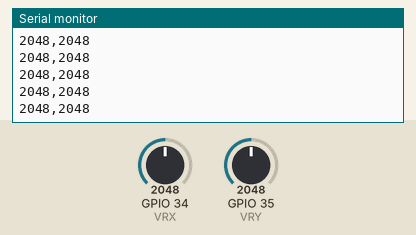
Recording of a sketch running on a simulated ESP32. On the bench: the last lines printed to the serial monitor. Inputs (shaded band) come from the test bench; at power-on: GPIO 34 (VRX) = 2048, GPIO 35 (VRY) = 2048.

Above: at 1.2 s.
1.3 s: GPIO 34 (VRX) set to 2866
At 1.32 s:
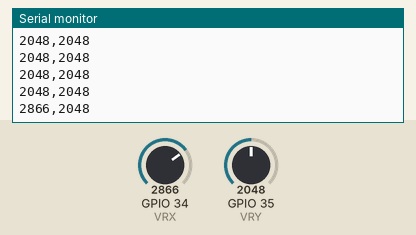
2.8 s: GPIO 35 (VRY) set to 2866
At 2.83 s:
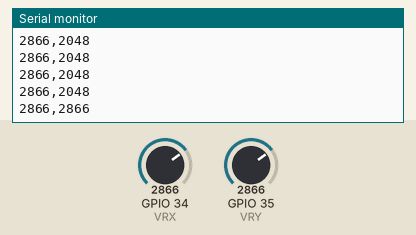
4.3 s: GPIO 34 (VRX) set to 3603
At 4.34 s:
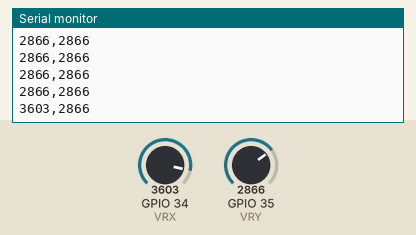
5.8 s: GPIO 35 (VRY) set to 3603
At 5.8 s:
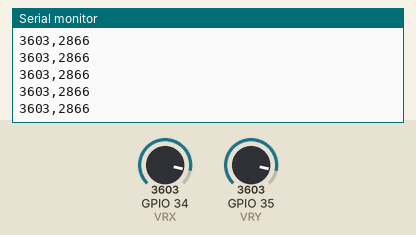
Timing chart, 0 to 8.3 s (numbered marks = the images above; inputs shaded):
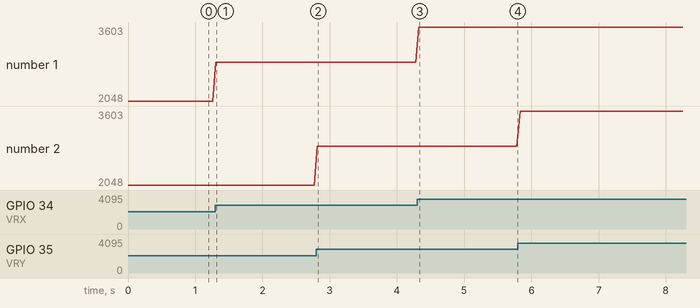

The sketch:

joystick.ino
```cpp
//valores medidos en pruebas:
//centro X ~1890, centro Y ~1828
//X: izquierda 0, derecha 4095
//Y: arriba 0, abajo 4095

//Asociamos los pines de X y Y del joystick a los pines 34 y 35
//estos solo son de entrada en el esp32
#define VRX 34
#define VRY 35

//el setup solo se inicia 1 vez al iniciar
void setup() {
  // se inicia el puerto en 115200 baudios
  //esta velocidad debe ser la misma que la del nodo que lee del otro lado
  Serial.begin(115200);
}

//>Se inicia el loop indefinidamente
void loop() {
  //Se lee cada uno de los ejes desde analog read y el pin
  //primero X y luego Y
  int x = analogRead(VRX);
  int y = analogRead(VRY);

  //se mandan dos valores en una sola linea en formato x,y/n
  Serial.print(x);
  Serial.print(",");
  Serial.println(y);

  //espera 50 ms entre lecturas para no saturar el puerto
  delay(50);
}
```

Measured:
- after the input at 1.3 s, the serial monitor: prints a new line at once (image 1)
- after the input at 2.8 s, the serial monitor: prints a new line at once (image 2)
- after the input at 4.3 s, the serial monitor: prints a new line at once (image 3)
- plotted number 1: 2048 → 2866 after the input at 1.3 s, 2866 → 3603 after the input at 4.3 s
